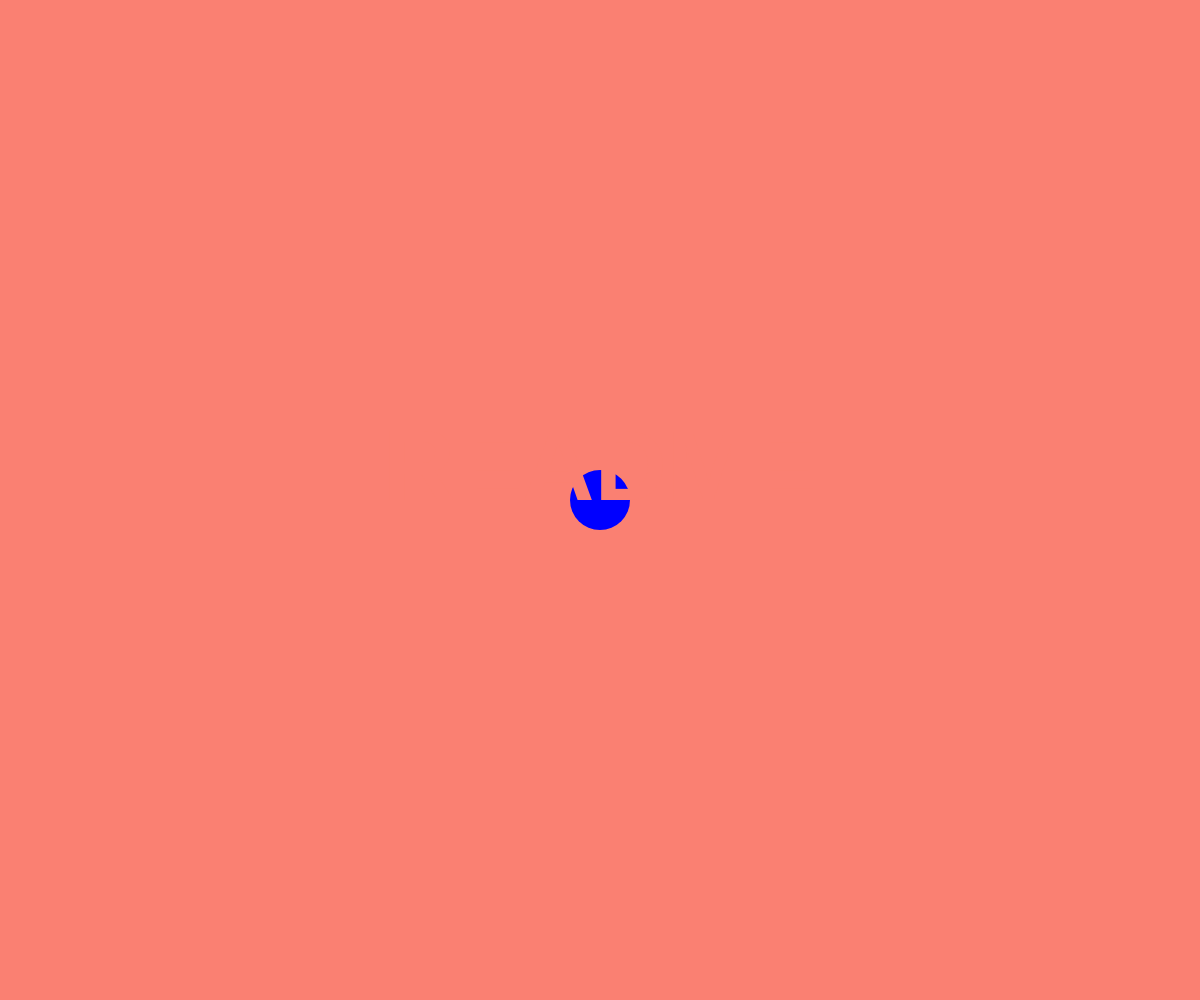
Frame 1 (no input)
Frame 60 (no input): identical to frame 1, image omitted
Frame 120 (the mouse pressed at the canvas centre since frame 60): identical to frame 1, image omitted

The p5.js sketch that drew this single still picture (run headless with seeded random() and noise() and a simulated clock; from frame 60 on, the mouse is pressed at the canvas centre):

// p5.js sketch
// ── sketch.js
var positionx, positiony, gradoRotazioneX = 0, gradoRotazioneY = 0, incrementX = 0, incrementY = 0;

function setup() {
  createCanvas(windowWidth,windowHeight);
  angleMode(DEGREES);
  positionx = windowWidth/2;
  positiony = windowHeight/2;
  frameRate(60);
}

function draw() {
  var moltiplicaX, moltiplicaY;
  background("#FA8072");
  noStroke();
  // fill("#FA8072");
  ellipseMode(CENTER);
  // text("README", width/2, height/2);

  incrementX = map(rotationY, -180, 180, -130, 130);
  incrementY = map(rotationX, -180, 180, -130, 130);

  positiony = positiony + incrementY;
  positionx = positionx + incrementX;

  if(positionx > width-30){
    positionx = width - 31;
  } else if(positionx < 30){
    positionx = 31;
  }
  if(positiony > height-30){
    positiony = height-31;
  } else if(positiony < 30){
    positiony = 31;
  }
  fill("blue");
  ellipse(positionx, positiony, 60);

  textSize(100);
  textStyle(BOLD);
  textAlign(CENTER);
  fill("#FA8072");
  text("README", width/2, height/2);
}


function touchEnded(event) {
  DeviceOrientationEvent.requestPermission()
}

/*function setup() {
  createCanvas(windowWidth,windowHeight);
  angleMode(DEGREES);
}

function draw() {
  background('black');
  noStroke();
  textSize(32);
  // Understanding device orientation: ALPHA = rotationZ
  // draw ALPHA red rectangle
  fill('red');
  rect(0,0,map(rotationZ, 0, 360, 1, width), height/3);
  // print values
  textAlign(CENTER)
  fill(255);
  text(round(rotationZ), width/2, height/6);

  // Understanding device orientation: BETA = rotationX
  fill('blue');
  rect(0,height/3,map(rotationX, -180, 180, 1, width), height/3);
  // print values
  fill(255);
  text(round(rotationX), width/2, height/2);

  // Understanding device orientation: GAMMA = rotationY
  fill('green');
  rect(0,height/3 * 2,map(rotationY, -180, 180, 1, width), height/3);
  // print values
  fill(255);
  text(round(rotationY), width/2, height/6*5);
}


function touchEnded(event) {
  DeviceOrientationEvent.requestPermission()
}*/
